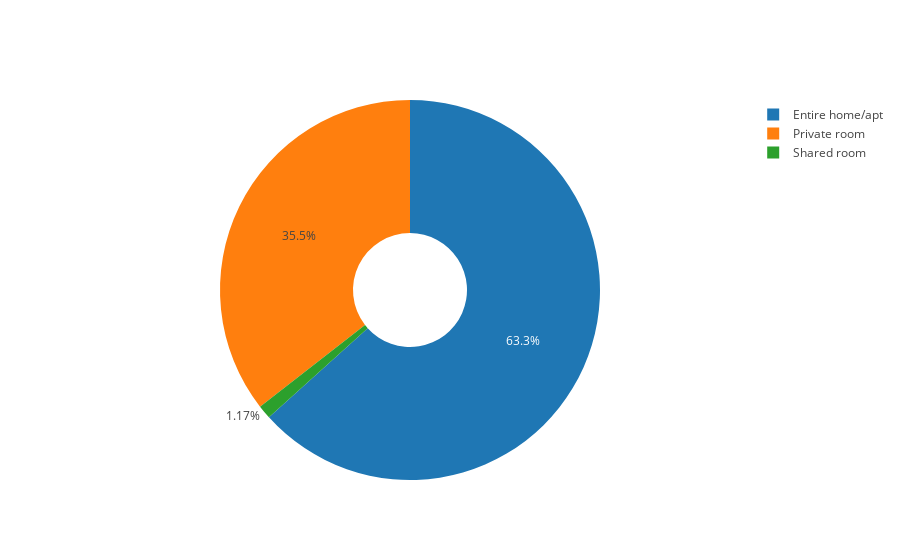

Notebook code cell kept with this figure:
### Code cell
import plotly.graph_objs as go

rt_count = listings.room_type.value_counts()

fig = go.Figure(data=[go.Pie(labels=rt_count.index, values=rt_count.values, hole=.3)])
fig.show()

### Figure 1 — Plotly figure (JSON) as saved in the notebook; plotly's stock layout.template omitted (floating-point values rounded to 4 significant figures)
{"data": [{"hole": 0.3, "labels": ["Entire home/apt", "Private room", "Shared room"], "type": "pie", "uid": "fd5a13f3-9848-4d04-82b5-f1252a5b231f", "values": [3966, 2225, 73]}], "layout": {}}
